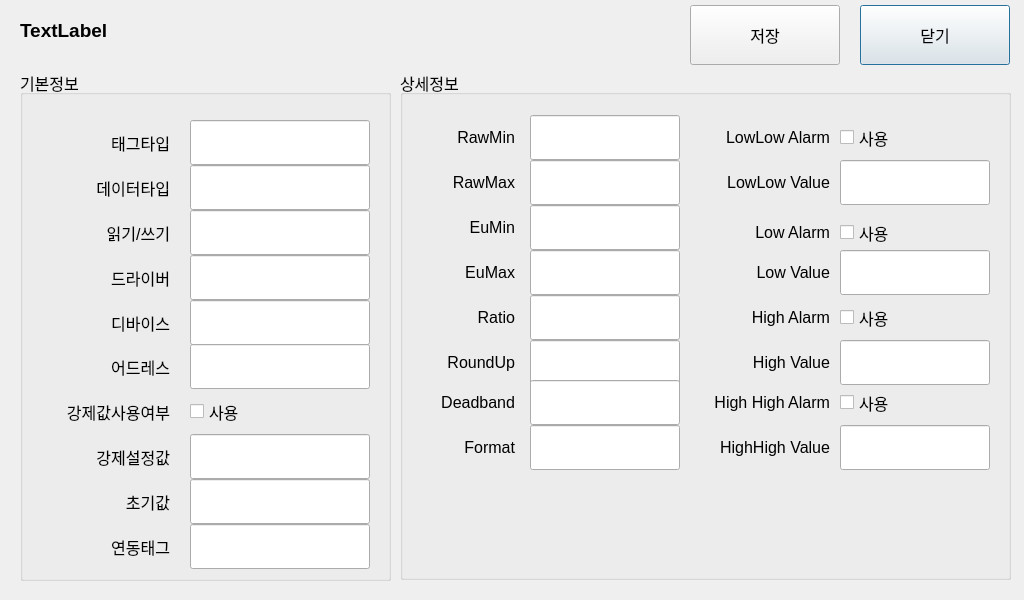
<?xml version="1.0" encoding="UTF-8"?>
<ui version="4.0">
 <class>CProperty</class>
 <widget class="QDialog" name="CProperty">
  <property name="geometry">
   <rect>
    <x>0</x>
    <y>0</y>
    <width>1024</width>
    <height>600</height>
   </rect>
  </property>
  <property name="font">
   <font>
    <pointsize>12</pointsize>
   </font>
  </property>
  <property name="windowTitle">
   <string>Dialog</string>
  </property>
  <widget class="QPushButton" name="ok">
   <property name="geometry">
    <rect>
     <x>860</x>
     <y>5</y>
     <width>150</width>
     <height>60</height>
    </rect>
   </property>
   <property name="text">
    <string>닫기</string>
   </property>
  </widget>
  <widget class="QLabel" name="tagName">
   <property name="geometry">
    <rect>
     <x>20</x>
     <y>5</y>
     <width>541</width>
     <height>50</height>
    </rect>
   </property>
   <property name="font">
    <font>
     <pointsize>14</pointsize>
     <weight>75</weight>
     <bold>true</bold>
    </font>
   </property>
   <property name="text">
    <string>TextLabel</string>
   </property>
  </widget>
  <widget class="QGroupBox" name="groupBox">
   <property name="geometry">
    <rect>
     <x>20</x>
     <y>70</y>
     <width>371</width>
     <height>511</height>
    </rect>
   </property>
   <property name="title">
    <string>기본정보</string>
   </property>
   <widget class="QLabel" name="label_11">
    <property name="geometry">
     <rect>
      <x>20</x>
      <y>454</y>
      <width>130</width>
      <height>45</height>
     </rect>
    </property>
    <property name="text">
     <string>연동태그</string>
    </property>
    <property name="alignment">
     <set>Qt::AlignRight|Qt::AlignTrailing|Qt::AlignVCenter</set>
    </property>
   </widget>
   <widget class="QLabel" name="label_9">
    <property name="geometry">
     <rect>
      <x>20</x>
      <y>95</y>
      <width>130</width>
      <height>45</height>
     </rect>
    </property>
    <property name="text">
     <string>데이터타입</string>
    </property>
    <property name="alignment">
     <set>Qt::AlignRight|Qt::AlignTrailing|Qt::AlignVCenter</set>
    </property>
   </widget>
   <widget class="QLabel" name="label_10">
    <property name="geometry">
     <rect>
      <x>20</x>
      <y>140</y>
      <width>130</width>
      <height>45</height>
     </rect>
    </property>
    <property name="text">
     <string>읽기/쓰기</string>
    </property>
    <property name="alignment">
     <set>Qt::AlignRight|Qt::AlignTrailing|Qt::AlignVCenter</set>
    </property>
   </widget>
   <widget class="QLabel" name="label_2">
    <property name="geometry">
     <rect>
      <x>20</x>
      <y>185</y>
      <width>130</width>
      <height>45</height>
     </rect>
    </property>
    <property name="text">
     <string>드라이버</string>
    </property>
    <property name="alignment">
     <set>Qt::AlignRight|Qt::AlignTrailing|Qt::AlignVCenter</set>
    </property>
   </widget>
   <widget class="QLabel" name="label_4">
    <property name="geometry">
     <rect>
      <x>20</x>
      <y>274</y>
      <width>130</width>
      <height>45</height>
     </rect>
    </property>
    <property name="text">
     <string>어드레스</string>
    </property>
    <property name="alignment">
     <set>Qt::AlignRight|Qt::AlignTrailing|Qt::AlignVCenter</set>
    </property>
   </widget>
   <widget class="QLabel" name="label_5">
    <property name="geometry">
     <rect>
      <x>20</x>
      <y>409</y>
      <width>130</width>
      <height>45</height>
     </rect>
    </property>
    <property name="text">
     <string>초기값</string>
    </property>
    <property name="alignment">
     <set>Qt::AlignRight|Qt::AlignTrailing|Qt::AlignVCenter</set>
    </property>
   </widget>
   <widget class="QLabel" name="label_6">
    <property name="geometry">
     <rect>
      <x>20</x>
      <y>319</y>
      <width>130</width>
      <height>45</height>
     </rect>
    </property>
    <property name="text">
     <string>강제값사용여부</string>
    </property>
    <property name="alignment">
     <set>Qt::AlignRight|Qt::AlignTrailing|Qt::AlignVCenter</set>
    </property>
   </widget>
   <widget class="QLabel" name="label_7">
    <property name="geometry">
     <rect>
      <x>20</x>
      <y>364</y>
      <width>130</width>
      <height>45</height>
     </rect>
    </property>
    <property name="text">
     <string>강제설정값</string>
    </property>
    <property name="alignment">
     <set>Qt::AlignRight|Qt::AlignTrailing|Qt::AlignVCenter</set>
    </property>
   </widget>
   <widget class="QLabel" name="label_3">
    <property name="geometry">
     <rect>
      <x>20</x>
      <y>230</y>
      <width>130</width>
      <height>45</height>
     </rect>
    </property>
    <property name="text">
     <string>디바이스</string>
    </property>
    <property name="alignment">
     <set>Qt::AlignRight|Qt::AlignTrailing|Qt::AlignVCenter</set>
    </property>
   </widget>
   <widget class="QLabel" name="label_8">
    <property name="geometry">
     <rect>
      <x>20</x>
      <y>50</y>
      <width>130</width>
      <height>45</height>
     </rect>
    </property>
    <property name="text">
     <string>태그타입</string>
    </property>
    <property name="alignment">
     <set>Qt::AlignRight|Qt::AlignTrailing|Qt::AlignVCenter</set>
    </property>
   </widget>
   <widget class="QCheckBox" name="UseForcedValue">
    <property name="enabled">
     <bool>true</bool>
    </property>
    <property name="geometry">
     <rect>
      <x>170</x>
      <y>319</y>
      <width>180</width>
      <height>45</height>
     </rect>
    </property>
    <property name="text">
     <string>사용</string>
    </property>
    <property name="checkable">
     <bool>false</bool>
    </property>
   </widget>
   <widget class="QLineEdit" name="Linktags">
    <property name="enabled">
     <bool>true</bool>
    </property>
    <property name="geometry">
     <rect>
      <x>170</x>
      <y>454</y>
      <width>180</width>
      <height>45</height>
     </rect>
    </property>
    <property name="readOnly">
     <bool>true</bool>
    </property>
   </widget>
   <widget class="QLineEdit" name="ForceValue">
    <property name="enabled">
     <bool>true</bool>
    </property>
    <property name="geometry">
     <rect>
      <x>170</x>
      <y>364</y>
      <width>180</width>
      <height>45</height>
     </rect>
    </property>
    <property name="readOnly">
     <bool>true</bool>
    </property>
   </widget>
   <widget class="QLineEdit" name="Driver">
    <property name="enabled">
     <bool>true</bool>
    </property>
    <property name="geometry">
     <rect>
      <x>170</x>
      <y>185</y>
      <width>180</width>
      <height>45</height>
     </rect>
    </property>
    <property name="readOnly">
     <bool>true</bool>
    </property>
   </widget>
   <widget class="QLineEdit" name="Address">
    <property name="enabled">
     <bool>true</bool>
    </property>
    <property name="geometry">
     <rect>
      <x>170</x>
      <y>274</y>
      <width>180</width>
      <height>45</height>
     </rect>
    </property>
    <property name="readOnly">
     <bool>true</bool>
    </property>
   </widget>
   <widget class="QLineEdit" name="TagType">
    <property name="enabled">
     <bool>true</bool>
    </property>
    <property name="geometry">
     <rect>
      <x>170</x>
      <y>50</y>
      <width>180</width>
      <height>45</height>
     </rect>
    </property>
    <property name="readOnly">
     <bool>true</bool>
    </property>
   </widget>
   <widget class="QLineEdit" name="DataType">
    <property name="enabled">
     <bool>true</bool>
    </property>
    <property name="geometry">
     <rect>
      <x>170</x>
      <y>95</y>
      <width>180</width>
      <height>45</height>
     </rect>
    </property>
    <property name="readOnly">
     <bool>true</bool>
    </property>
   </widget>
   <widget class="QLineEdit" name="Rw">
    <property name="enabled">
     <bool>true</bool>
    </property>
    <property name="geometry">
     <rect>
      <x>170</x>
      <y>140</y>
      <width>180</width>
      <height>45</height>
     </rect>
    </property>
    <property name="readOnly">
     <bool>true</bool>
    </property>
   </widget>
   <widget class="QLineEdit" name="InitialValue">
    <property name="enabled">
     <bool>true</bool>
    </property>
    <property name="geometry">
     <rect>
      <x>170</x>
      <y>409</y>
      <width>180</width>
      <height>45</height>
     </rect>
    </property>
    <property name="readOnly">
     <bool>true</bool>
    </property>
   </widget>
   <widget class="QLineEdit" name="Device">
    <property name="enabled">
     <bool>true</bool>
    </property>
    <property name="geometry">
     <rect>
      <x>170</x>
      <y>230</y>
      <width>180</width>
      <height>45</height>
     </rect>
    </property>
    <property name="readOnly">
     <bool>true</bool>
    </property>
   </widget>
  </widget>
  <widget class="QGroupBox" name="groupBoxDetail">
   <property name="geometry">
    <rect>
     <x>400</x>
     <y>70</y>
     <width>611</width>
     <height>510</height>
    </rect>
   </property>
   <property name="title">
    <string>상세정보</string>
   </property>
   <widget class="QStackedWidget" name="stackedDetail">
    <property name="geometry">
     <rect>
      <x>10</x>
      <y>20</y>
      <width>581</width>
      <height>481</height>
     </rect>
    </property>
    <property name="currentIndex">
     <number>1</number>
    </property>
    <widget class="QWidget" name="page">
     <widget class="QLineEdit" name="OnMsg">
      <property name="enabled">
       <bool>true</bool>
      </property>
      <property name="geometry">
       <rect>
        <x>280</x>
        <y>130</y>
        <width>150</width>
        <height>35</height>
       </rect>
      </property>
      <property name="readOnly">
       <bool>true</bool>
      </property>
     </widget>
     <widget class="QLabel" name="label_28">
      <property name="geometry">
       <rect>
        <x>165</x>
        <y>130</y>
        <width>100</width>
        <height>35</height>
       </rect>
      </property>
      <property name="text">
       <string>On 표시</string>
      </property>
      <property name="alignment">
       <set>Qt::AlignRight|Qt::AlignTrailing|Qt::AlignVCenter</set>
      </property>
     </widget>
     <widget class="QLabel" name="label_29">
      <property name="geometry">
       <rect>
        <x>165</x>
        <y>265</y>
        <width>100</width>
        <height>35</height>
       </rect>
      </property>
      <property name="text">
       <string>이벤트기록</string>
      </property>
      <property name="alignment">
       <set>Qt::AlignRight|Qt::AlignTrailing|Qt::AlignVCenter</set>
      </property>
     </widget>
     <widget class="QLabel" name="label_30">
      <property name="geometry">
       <rect>
        <x>165</x>
        <y>220</y>
        <width>100</width>
        <height>35</height>
       </rect>
      </property>
      <property name="text">
       <string>입력반전</string>
      </property>
      <property name="alignment">
       <set>Qt::AlignRight|Qt::AlignTrailing|Qt::AlignVCenter</set>
      </property>
     </widget>
     <widget class="QLineEdit" name="OffMsg">
      <property name="enabled">
       <bool>true</bool>
      </property>
      <property name="geometry">
       <rect>
        <x>280</x>
        <y>175</y>
        <width>150</width>
        <height>35</height>
       </rect>
      </property>
      <property name="readOnly">
       <bool>true</bool>
      </property>
     </widget>
     <widget class="QLabel" name="label_31">
      <property name="geometry">
       <rect>
        <x>165</x>
        <y>310</y>
        <width>100</width>
        <height>35</height>
       </rect>
      </property>
      <property name="text">
       <string>경보여부</string>
      </property>
      <property name="alignment">
       <set>Qt::AlignRight|Qt::AlignTrailing|Qt::AlignVCenter</set>
      </property>
     </widget>
     <widget class="QLabel" name="label_32">
      <property name="geometry">
       <rect>
        <x>165</x>
        <y>175</y>
        <width>100</width>
        <height>35</height>
       </rect>
      </property>
      <property name="text">
       <string>Off 표시</string>
      </property>
      <property name="alignment">
       <set>Qt::AlignRight|Qt::AlignTrailing|Qt::AlignVCenter</set>
      </property>
     </widget>
     <widget class="QCheckBox" name="Reversed">
      <property name="geometry">
       <rect>
        <x>280</x>
        <y>220</y>
        <width>150</width>
        <height>35</height>
       </rect>
      </property>
      <property name="text">
       <string>반전</string>
      </property>
     </widget>
     <widget class="QCheckBox" name="DigitalEvent">
      <property name="geometry">
       <rect>
        <x>280</x>
        <y>265</y>
        <width>150</width>
        <height>35</height>
       </rect>
      </property>
      <property name="text">
       <string>사용</string>
      </property>
     </widget>
     <widget class="QCheckBox" name="DigitalAlarm">
      <property name="geometry">
       <rect>
        <x>280</x>
        <y>310</y>
        <width>150</width>
        <height>35</height>
       </rect>
      </property>
      <property name="text">
       <string>사용</string>
      </property>
     </widget>
    </widget>
    <widget class="QWidget" name="page_2">
     <widget class="QLabel" name="label_12">
      <property name="geometry">
       <rect>
        <x>5</x>
        <y>70</y>
        <width>100</width>
        <height>45</height>
       </rect>
      </property>
      <property name="text">
       <string>RawMax</string>
      </property>
      <property name="alignment">
       <set>Qt::AlignRight|Qt::AlignTrailing|Qt::AlignVCenter</set>
      </property>
     </widget>
     <widget class="QLabel" name="label_13">
      <property name="geometry">
       <rect>
        <x>5</x>
        <y>115</y>
        <width>100</width>
        <height>45</height>
       </rect>
      </property>
      <property name="text">
       <string>EuMin</string>
      </property>
      <property name="alignment">
       <set>Qt::AlignRight|Qt::AlignTrailing|Qt::AlignVCenter</set>
      </property>
     </widget>
     <widget class="QLabel" name="label_14">
      <property name="geometry">
       <rect>
        <x>5</x>
        <y>160</y>
        <width>100</width>
        <height>45</height>
       </rect>
      </property>
      <property name="text">
       <string>EuMax</string>
      </property>
      <property name="alignment">
       <set>Qt::AlignRight|Qt::AlignTrailing|Qt::AlignVCenter</set>
      </property>
     </widget>
     <widget class="QLabel" name="label_15">
      <property name="geometry">
       <rect>
        <x>5</x>
        <y>250</y>
        <width>100</width>
        <height>45</height>
       </rect>
      </property>
      <property name="text">
       <string>RoundUp</string>
      </property>
      <property name="alignment">
       <set>Qt::AlignRight|Qt::AlignTrailing|Qt::AlignVCenter</set>
      </property>
     </widget>
     <widget class="QLineEdit" name="EuMax">
      <property name="enabled">
       <bool>true</bool>
      </property>
      <property name="geometry">
       <rect>
        <x>120</x>
        <y>160</y>
        <width>150</width>
        <height>45</height>
       </rect>
      </property>
      <property name="readOnly">
       <bool>true</bool>
      </property>
     </widget>
     <widget class="QLineEdit" name="RawMin">
      <property name="enabled">
       <bool>true</bool>
      </property>
      <property name="geometry">
       <rect>
        <x>120</x>
        <y>25</y>
        <width>150</width>
        <height>45</height>
       </rect>
      </property>
      <property name="readOnly">
       <bool>true</bool>
      </property>
     </widget>
     <widget class="QLineEdit" name="RoundUp">
      <property name="enabled">
       <bool>true</bool>
      </property>
      <property name="geometry">
       <rect>
        <x>120</x>
        <y>250</y>
        <width>150</width>
        <height>45</height>
       </rect>
      </property>
      <property name="readOnly">
       <bool>true</bool>
      </property>
     </widget>
     <widget class="QLineEdit" name="RawMax">
      <property name="enabled">
       <bool>true</bool>
      </property>
      <property name="geometry">
       <rect>
        <x>120</x>
        <y>70</y>
        <width>150</width>
        <height>45</height>
       </rect>
      </property>
      <property name="readOnly">
       <bool>true</bool>
      </property>
     </widget>
     <widget class="QLineEdit" name="EuMin">
      <property name="enabled">
       <bool>true</bool>
      </property>
      <property name="geometry">
       <rect>
        <x>120</x>
        <y>115</y>
        <width>150</width>
        <height>45</height>
       </rect>
      </property>
      <property name="readOnly">
       <bool>true</bool>
      </property>
     </widget>
     <widget class="QLabel" name="label_16">
      <property name="geometry">
       <rect>
        <x>5</x>
        <y>205</y>
        <width>100</width>
        <height>45</height>
       </rect>
      </property>
      <property name="text">
       <string>Ratio</string>
      </property>
      <property name="alignment">
       <set>Qt::AlignRight|Qt::AlignTrailing|Qt::AlignVCenter</set>
      </property>
     </widget>
     <widget class="QLineEdit" name="Ratio">
      <property name="enabled">
       <bool>true</bool>
      </property>
      <property name="geometry">
       <rect>
        <x>120</x>
        <y>205</y>
        <width>150</width>
        <height>45</height>
       </rect>
      </property>
      <property name="readOnly">
       <bool>true</bool>
      </property>
     </widget>
     <widget class="QLabel" name="label_17">
      <property name="geometry">
       <rect>
        <x>5</x>
        <y>25</y>
        <width>100</width>
        <height>45</height>
       </rect>
      </property>
      <property name="text">
       <string>RawMin</string>
      </property>
      <property name="alignment">
       <set>Qt::AlignRight|Qt::AlignTrailing|Qt::AlignVCenter</set>
      </property>
     </widget>
     <widget class="QLabel" name="label_18">
      <property name="geometry">
       <rect>
        <x>5</x>
        <y>335</y>
        <width>100</width>
        <height>45</height>
       </rect>
      </property>
      <property name="text">
       <string>Format</string>
      </property>
      <property name="alignment">
       <set>Qt::AlignRight|Qt::AlignTrailing|Qt::AlignVCenter</set>
      </property>
     </widget>
     <widget class="QLineEdit" name="Deadband">
      <property name="enabled">
       <bool>true</bool>
      </property>
      <property name="geometry">
       <rect>
        <x>120</x>
        <y>290</y>
        <width>150</width>
        <height>45</height>
       </rect>
      </property>
      <property name="readOnly">
       <bool>true</bool>
      </property>
     </widget>
     <widget class="QLabel" name="label_19">
      <property name="geometry">
       <rect>
        <x>5</x>
        <y>290</y>
        <width>100</width>
        <height>45</height>
       </rect>
      </property>
      <property name="text">
       <string>Deadband</string>
      </property>
      <property name="alignment">
       <set>Qt::AlignRight|Qt::AlignTrailing|Qt::AlignVCenter</set>
      </property>
     </widget>
     <widget class="NumEdit" name="LowLowAlarmValue">
      <property name="geometry">
       <rect>
        <x>430</x>
        <y>70</y>
        <width>150</width>
        <height>45</height>
       </rect>
      </property>
     </widget>
     <widget class="QLabel" name="label_20">
      <property name="geometry">
       <rect>
        <x>300</x>
        <y>25</y>
        <width>120</width>
        <height>45</height>
       </rect>
      </property>
      <property name="text">
       <string>LowLow Alarm</string>
      </property>
      <property name="alignment">
       <set>Qt::AlignRight|Qt::AlignTrailing|Qt::AlignVCenter</set>
      </property>
     </widget>
     <widget class="QLabel" name="label_21">
      <property name="geometry">
       <rect>
        <x>300</x>
        <y>70</y>
        <width>120</width>
        <height>45</height>
       </rect>
      </property>
      <property name="text">
       <string>LowLow Value</string>
      </property>
      <property name="alignment">
       <set>Qt::AlignRight|Qt::AlignTrailing|Qt::AlignVCenter</set>
      </property>
     </widget>
     <widget class="QLineEdit" name="Format">
      <property name="enabled">
       <bool>true</bool>
      </property>
      <property name="geometry">
       <rect>
        <x>120</x>
        <y>335</y>
        <width>150</width>
        <height>45</height>
       </rect>
      </property>
      <property name="readOnly">
       <bool>true</bool>
      </property>
     </widget>
     <widget class="QCheckBox" name="UseLowLowAlarm">
      <property name="geometry">
       <rect>
        <x>430</x>
        <y>25</y>
        <width>150</width>
        <height>45</height>
       </rect>
      </property>
      <property name="text">
       <string>사용</string>
      </property>
      <property name="checkable">
       <bool>true</bool>
      </property>
     </widget>
     <widget class="QLabel" name="label_22">
      <property name="geometry">
       <rect>
        <x>300</x>
        <y>160</y>
        <width>120</width>
        <height>45</height>
       </rect>
      </property>
      <property name="text">
       <string>Low Value</string>
      </property>
      <property name="alignment">
       <set>Qt::AlignRight|Qt::AlignTrailing|Qt::AlignVCenter</set>
      </property>
     </widget>
     <widget class="NumEdit" name="LowAlarmValue">
      <property name="geometry">
       <rect>
        <x>430</x>
        <y>160</y>
        <width>150</width>
        <height>45</height>
       </rect>
      </property>
     </widget>
     <widget class="QLabel" name="label_23">
      <property name="geometry">
       <rect>
        <x>300</x>
        <y>120</y>
        <width>120</width>
        <height>45</height>
       </rect>
      </property>
      <property name="text">
       <string>Low Alarm</string>
      </property>
      <property name="alignment">
       <set>Qt::AlignRight|Qt::AlignTrailing|Qt::AlignVCenter</set>
      </property>
     </widget>
     <widget class="QCheckBox" name="UseLowAlarm">
      <property name="geometry">
       <rect>
        <x>430</x>
        <y>120</y>
        <width>150</width>
        <height>45</height>
       </rect>
      </property>
      <property name="text">
       <string>사용</string>
      </property>
     </widget>
     <widget class="QLabel" name="label_24">
      <property name="geometry">
       <rect>
        <x>300</x>
        <y>250</y>
        <width>120</width>
        <height>45</height>
       </rect>
      </property>
      <property name="text">
       <string>High Value</string>
      </property>
      <property name="alignment">
       <set>Qt::AlignRight|Qt::AlignTrailing|Qt::AlignVCenter</set>
      </property>
     </widget>
     <widget class="NumEdit" name="HighAlarmValue">
      <property name="geometry">
       <rect>
        <x>430</x>
        <y>250</y>
        <width>150</width>
        <height>45</height>
       </rect>
      </property>
     </widget>
     <widget class="QCheckBox" name="UseHighAlarm">
      <property name="geometry">
       <rect>
        <x>430</x>
        <y>205</y>
        <width>150</width>
        <height>45</height>
       </rect>
      </property>
      <property name="text">
       <string>사용</string>
      </property>
     </widget>
     <widget class="QLabel" name="label_25">
      <property name="geometry">
       <rect>
        <x>300</x>
        <y>205</y>
        <width>120</width>
        <height>45</height>
       </rect>
      </property>
      <property name="text">
       <string>High Alarm</string>
      </property>
      <property name="alignment">
       <set>Qt::AlignRight|Qt::AlignTrailing|Qt::AlignVCenter</set>
      </property>
     </widget>
     <widget class="QLabel" name="label_26">
      <property name="geometry">
       <rect>
        <x>300</x>
        <y>335</y>
        <width>120</width>
        <height>45</height>
       </rect>
      </property>
      <property name="text">
       <string>HighHigh Value</string>
      </property>
      <property name="alignment">
       <set>Qt::AlignRight|Qt::AlignTrailing|Qt::AlignVCenter</set>
      </property>
     </widget>
     <widget class="NumEdit" name="HighHighAlarmValue">
      <property name="geometry">
       <rect>
        <x>430</x>
        <y>335</y>
        <width>150</width>
        <height>45</height>
       </rect>
      </property>
     </widget>
     <widget class="QCheckBox" name="UseHighHighAlarm">
      <property name="geometry">
       <rect>
        <x>430</x>
        <y>290</y>
        <width>150</width>
        <height>45</height>
       </rect>
      </property>
      <property name="text">
       <string>사용</string>
      </property>
     </widget>
     <widget class="QLabel" name="label_27">
      <property name="geometry">
       <rect>
        <x>300</x>
        <y>290</y>
        <width>120</width>
        <height>45</height>
       </rect>
      </property>
      <property name="text">
       <string>High High Alarm</string>
      </property>
      <property name="alignment">
       <set>Qt::AlignRight|Qt::AlignTrailing|Qt::AlignVCenter</set>
      </property>
     </widget>
    </widget>
    <widget class="QWidget" name="page_3">
     <widget class="QLineEdit" name="pRawMax">
      <property name="geometry">
       <rect>
        <x>190</x>
        <y>30</y>
        <width>150</width>
        <height>35</height>
       </rect>
      </property>
      <property name="readOnly">
       <bool>true</bool>
      </property>
     </widget>
     <widget class="QLabel" name="label_33">
      <property name="geometry">
       <rect>
        <x>50</x>
        <y>30</y>
        <width>110</width>
        <height>35</height>
       </rect>
      </property>
      <property name="text">
       <string>RawMax</string>
      </property>
      <property name="alignment">
       <set>Qt::AlignRight|Qt::AlignTrailing|Qt::AlignVCenter</set>
      </property>
     </widget>
     <widget class="QLineEdit" name="pRatio">
      <property name="geometry">
       <rect>
        <x>190</x>
        <y>120</y>
        <width>150</width>
        <height>35</height>
       </rect>
      </property>
      <property name="readOnly">
       <bool>true</bool>
      </property>
     </widget>
     <widget class="QLabel" name="label_34">
      <property name="geometry">
       <rect>
        <x>50</x>
        <y>120</y>
        <width>110</width>
        <height>35</height>
       </rect>
      </property>
      <property name="text">
       <string>Ratio</string>
      </property>
      <property name="alignment">
       <set>Qt::AlignRight|Qt::AlignTrailing|Qt::AlignVCenter</set>
      </property>
     </widget>
     <widget class="QLineEdit" name="pEuMax">
      <property name="geometry">
       <rect>
        <x>190</x>
        <y>75</y>
        <width>150</width>
        <height>35</height>
       </rect>
      </property>
      <property name="readOnly">
       <bool>true</bool>
      </property>
     </widget>
     <widget class="QLabel" name="label_35">
      <property name="geometry">
       <rect>
        <x>50</x>
        <y>75</y>
        <width>110</width>
        <height>35</height>
       </rect>
      </property>
      <property name="text">
       <string>EuMax</string>
      </property>
      <property name="alignment">
       <set>Qt::AlignRight|Qt::AlignTrailing|Qt::AlignVCenter</set>
      </property>
     </widget>
     <widget class="QLineEdit" name="pFormat">
      <property name="geometry">
       <rect>
        <x>190</x>
        <y>165</y>
        <width>150</width>
        <height>35</height>
       </rect>
      </property>
      <property name="readOnly">
       <bool>true</bool>
      </property>
     </widget>
     <widget class="QLabel" name="label_36">
      <property name="geometry">
       <rect>
        <x>50</x>
        <y>165</y>
        <width>110</width>
        <height>35</height>
       </rect>
      </property>
      <property name="text">
       <string>Format</string>
      </property>
      <property name="alignment">
       <set>Qt::AlignRight|Qt::AlignTrailing|Qt::AlignVCenter</set>
      </property>
     </widget>
     <widget class="QLabel" name="label_37">
      <property name="geometry">
       <rect>
        <x>50</x>
        <y>350</y>
        <width>110</width>
        <height>35</height>
       </rect>
      </property>
      <property name="text">
       <string>High Value</string>
      </property>
      <property name="alignment">
       <set>Qt::AlignRight|Qt::AlignTrailing|Qt::AlignVCenter</set>
      </property>
     </widget>
     <widget class="NumEdit" name="pHighHighAlarmValue">
      <property name="geometry">
       <rect>
        <x>190</x>
        <y>440</y>
        <width>150</width>
        <height>35</height>
       </rect>
      </property>
     </widget>
     <widget class="QLabel" name="label_38">
      <property name="geometry">
       <rect>
        <x>40</x>
        <y>395</y>
        <width>120</width>
        <height>35</height>
       </rect>
      </property>
      <property name="text">
       <string>HighHigh Alarm</string>
      </property>
      <property name="alignment">
       <set>Qt::AlignRight|Qt::AlignTrailing|Qt::AlignVCenter</set>
      </property>
     </widget>
     <widget class="QCheckBox" name="pUseHighHighAlarm">
      <property name="geometry">
       <rect>
        <x>190</x>
        <y>395</y>
        <width>150</width>
        <height>35</height>
       </rect>
      </property>
      <property name="text">
       <string>사용</string>
      </property>
     </widget>
     <widget class="QLabel" name="label_39">
      <property name="geometry">
       <rect>
        <x>40</x>
        <y>440</y>
        <width>121</width>
        <height>35</height>
       </rect>
      </property>
      <property name="text">
       <string>HighHigh Value</string>
      </property>
      <property name="alignment">
       <set>Qt::AlignRight|Qt::AlignTrailing|Qt::AlignVCenter</set>
      </property>
     </widget>
     <widget class="QCheckBox" name="pUseHighAlarm">
      <property name="geometry">
       <rect>
        <x>190</x>
        <y>305</y>
        <width>150</width>
        <height>35</height>
       </rect>
      </property>
      <property name="text">
       <string>사용</string>
      </property>
     </widget>
     <widget class="QLabel" name="label_40">
      <property name="geometry">
       <rect>
        <x>50</x>
        <y>305</y>
        <width>110</width>
        <height>35</height>
       </rect>
      </property>
      <property name="text">
       <string>High Alarm</string>
      </property>
      <property name="alignment">
       <set>Qt::AlignRight|Qt::AlignTrailing|Qt::AlignVCenter</set>
      </property>
     </widget>
     <widget class="NumEdit" name="pHighAlarmValue">
      <property name="geometry">
       <rect>
        <x>190</x>
        <y>350</y>
        <width>150</width>
        <height>35</height>
       </rect>
      </property>
     </widget>
     <widget class="QLabel" name="label_41">
      <property name="geometry">
       <rect>
        <x>50</x>
        <y>260</y>
        <width>110</width>
        <height>35</height>
       </rect>
      </property>
      <property name="text">
       <string>초기화 최대값</string>
      </property>
      <property name="alignment">
       <set>Qt::AlignRight|Qt::AlignTrailing|Qt::AlignVCenter</set>
      </property>
     </widget>
     <widget class="QLineEdit" name="ClearCondition">
      <property name="geometry">
       <rect>
        <x>190</x>
        <y>215</y>
        <width>150</width>
        <height>35</height>
       </rect>
      </property>
      <property name="readOnly">
       <bool>true</bool>
      </property>
     </widget>
     <widget class="QLabel" name="label_42">
      <property name="geometry">
       <rect>
        <x>50</x>
        <y>215</y>
        <width>110</width>
        <height>35</height>
       </rect>
      </property>
      <property name="text">
       <string>초기화조건</string>
      </property>
      <property name="alignment">
       <set>Qt::AlignRight|Qt::AlignTrailing|Qt::AlignVCenter</set>
      </property>
     </widget>
     <widget class="QLineEdit" name="MaxValueChange">
      <property name="geometry">
       <rect>
        <x>190</x>
        <y>260</y>
        <width>150</width>
        <height>35</height>
       </rect>
      </property>
      <property name="readOnly">
       <bool>true</bool>
      </property>
     </widget>
    </widget>
   </widget>
  </widget>
  <widget class="QPushButton" name="save">
   <property name="geometry">
    <rect>
     <x>690</x>
     <y>5</y>
     <width>150</width>
     <height>60</height>
    </rect>
   </property>
   <property name="text">
    <string>저장</string>
   </property>
  </widget>
 </widget>
 <customwidgets>
  <customwidget>
   <class>NumEdit</class>
   <extends>QLineEdit</extends>
   <header location="global">numedit.h</header>
  </customwidget>
 </customwidgets>
 <resources/>
 <connections/>
</ui>
